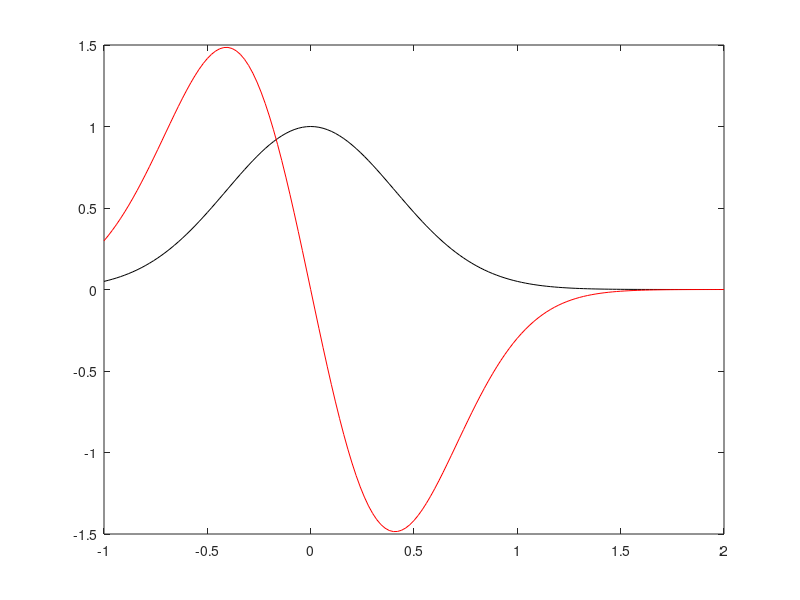
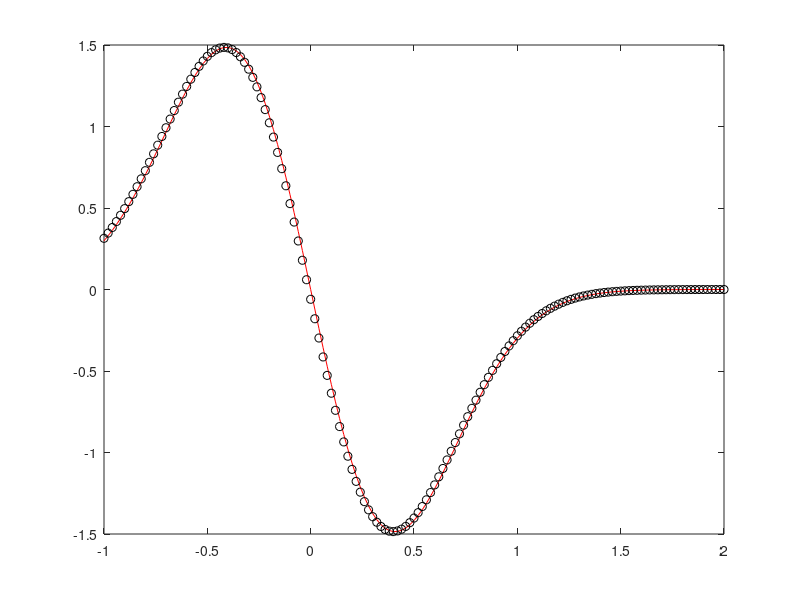
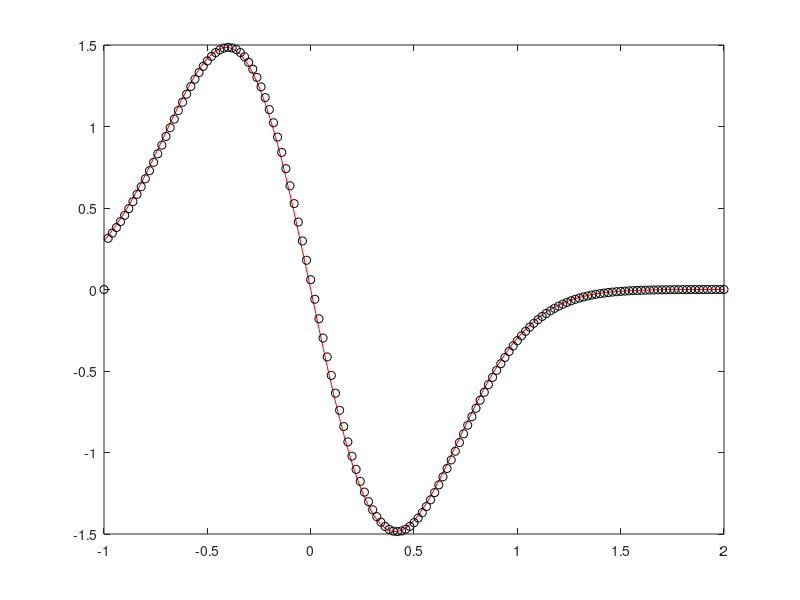
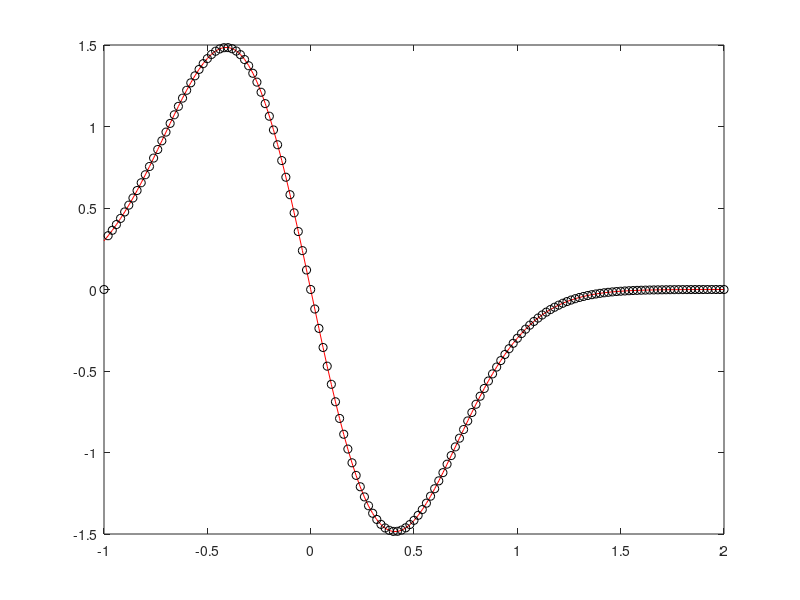

The MATLAB source for these figures, in order:
% MY way
clear all
close all
format long
clc

% In
f=@(x) exp(-3*x.^2);
fp=@(x) -6*x.*exp(-3*x.^2);

a=-1; b=2;
n=150;
h=(b-a)/n;


myx=[a:h:b]';
myf=f(myx);
myfp=fp(myx);
figure(1); plot(myx,f(myx),'k',myx,myfp,'r')

%           Forward Differnce Vector

df_app_f=zeros(size(myx));
df_app_f(1:end-1)=( f(myx(2:end)) - f(myx(1:end-1)) )./h;

figure(2);
plot(myx,myfp,'r',myx,df_app_f,'ko')


%            Backward Diffrence Vector

df_app_b=zeros(size(myx));
df_app_b(2:end) = ( f(myx(2:end)) - f(myx(1:end-1)) )./h;

figure(3);
plot(myx,myfp,'r' ,myx,df_app_b,'ko')

%            Central Finit Diffrence

df_app_c=zeros(size(myx));
df_app_c(2:end-1)=( f(myx(3:end))  -  f(myx(1:end-2)) )./(2*h);

figure(4)
plot(myx,myfp,'r',myx,df_app_c,'ko')

%            finit difrence  forth order 

df_app_4=zeros(size(myx));
df_app_4(3:end-2)=( -f(myx(5:end)) + 8.*(f(myx(4:end-1))) ...
    -8.*(f(myx(2:end-3))) + f(myx(1:end-4)))./(12*h);


figure(5)
plot(myx,myfp,'r',myx,df_app_4,'bo')

%             Error calculation for forward

err_f= abs(myfp-df_app_f);

rel_error_f_2= norm(err_f,2);
rel_error_f_inf= norm(err_f,inf);

abs_error_f_2= rel_error_f_2./norm(myfp,2);
abs_error_f_inf= rel_error_f_inf./norm(myfp,inf);

figure(6)
semilogy(myx,err_f)
















